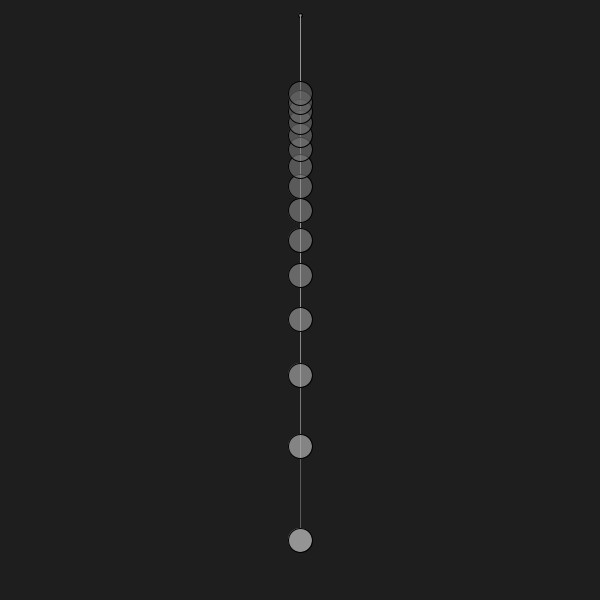
Frame 1 (no input)
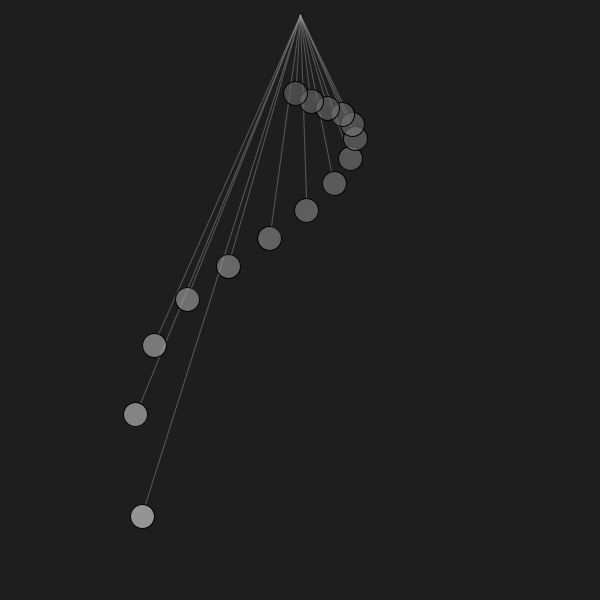
Frame 60 (the mouse pressed at the canvas centre just before this capture)
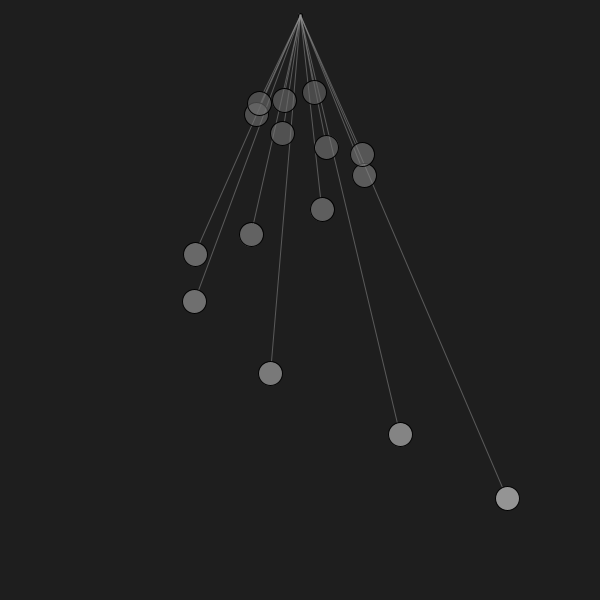
Frame 120 (the mouse held since frame 60 and released just before this capture)

The Processing sketch that drew these frames (run headless with seeded random() and noise(); from frame 60 on, the mouse is pressed at the canvas centre):

// Processing sketch: PendulumWave
// ── PendulumWave.pde
/**
 * Creates a list of several pendulums, which form a wave and synch over time.
 * The "cycleTime" parameter defines, after how many periods, the pendulums will
 * be synched again. 
 */

PVector origin = new PVector(300, 15);
ArrayList<Pendulum> pends = new ArrayList<Pendulum>();
float t = 0;
int cycleTime = 10; // pendulums are lined up, after this amount of periods

void setup() {
  size(600, 600);
  ellipseMode(CENTER);

  for (int i=0; i<15; i++) {
    pends.add(new Pendulum(computeLength(cycleTime+i, height-(height*0.1))));
  }
}

void draw() {
  background(30);
  fill(100);
  ellipse(origin.x, origin.y, 4, 4);
  for (Pendulum p : pends) {
    p.updateAngle(t);
    p.show();
  }

  t += 0.5;
}

float computeLength(int T, float maxL) {
  return maxL*pow(float(cycleTime)/T, 2);
}
// ── Pendulum.pde
class Pendulum {
  float l; // length
  float phi; // angle
  float r; // ball radius
  boolean increaseAngle;
  float range;
  color c;

  Pendulum(float pendulumLength) {
    this.l = pendulumLength;
    this.phi = 0;
    this.r = 12;
    this.increaseAngle = true;
    this.range = 0.4;
    c = color(map(pendulumLength, 0, 500, 80,220),150);
  }

  void show() {
    fill(this.c);
    stroke(150, 128);
    line(origin.x, origin.y, (l-this.r)*sin(phi)+width/2, (l-this.r)*cos(phi));
    stroke(0);
    ellipse(l*sin(phi)+width/2, l*cos(phi), r*2, r*2);
  }

  void updateAngle(float t) {
    float omega = sqrt(9.81/this.l);
    this.phi = range * sin(omega*t);
  }
}
